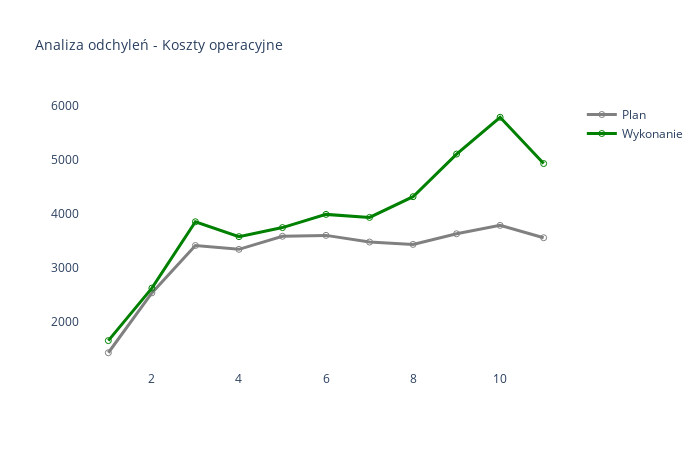

This figure's notebook cell:
### Code cell
# Wykres

t_temp=t_konta_mis[(t_konta_mis['P0'].str.startswith('B. Koszty działalności operacyjnej ')==True)]
t_wykres=t_temp.groupby(['M'],as_index=False)[['P_2022','W_2022']].sum()
t_wykres=t_wykres[t_wykres['M']<=msc]

t_wykres['P_2022']=-t_wykres['P_2022']
t_wykres['W_2022']=-t_wykres['W_2022']

fig=make_subplots(rows=1,cols=1)
fig.add_trace(go.Scatter(x=t_wykres['M'], y=t_wykres['P_2022'],  marker_symbol='circle-open',name="Plan",line= {"color": "gray", "width": 3}),row=1,col=1)
fig.add_trace(go.Scatter(x=t_wykres['M'], y=t_wykres['W_2022'],  marker_symbol='circle-open',name="Wykonanie",line= {"color": "green", "width": 3}),row=1,col=1)
fig.update_layout(title_text='Analiza odchyleń - Koszty operacyjne')
fig.update_layout(plot_bgcolor='#FFFFFF',font_size=12,title_font_size=14,width=700, height=450)
fig.write_image(IMAGES / '3_Koszty.png')
fig.show()

### Figure 1 — Plotly figure (JSON) as saved in the notebook; plotly's stock layout.template omitted (floating-point values rounded to 4 significant figures)
{"data": [{"line": {"color": "gray", "width": 3}, "marker": {"symbol": "circle-open"}, "name": "Plan", "type": "scatter", "x": [1, 2, 3, 4, 5, 6, 7, 8, 9, 10, 11], "xaxis": "x", "y": [1430.0, 2538.0, 3414.0, 3343.0, 3585.0, 3601.0, 3478.0, 3434.0, 3631.0, 3786.0, 3558.0], "yaxis": "y"}, {"line": {"color": "green", "width": 3}, "marker": {"symbol": "circle-open"}, "name": "Wykonanie", "type": "scatter", "x": [1, 2, 3, 4, 5, 6, 7, 8, 9, 10, 11], "xaxis": "x", "y": [1655.0, 2626.0, 3853.0, 3578.0, 3746.0, 3990.0, 3934.0, 4316.0, 5105.0, 5786.0, 4930.0], "yaxis": "y"}], "layout": {"font": {"size": 12}, "height": 450, "plot_bgcolor": "#FFFFFF", "title": {"font": {"size": 14}, "text": "Analiza odchyleń - Koszty operacyjne"}, "width": 700, "xaxis": {"anchor": "y", "domain": [0, 1]}, "yaxis": {"anchor": "x", "domain": [0, 1]}}}
